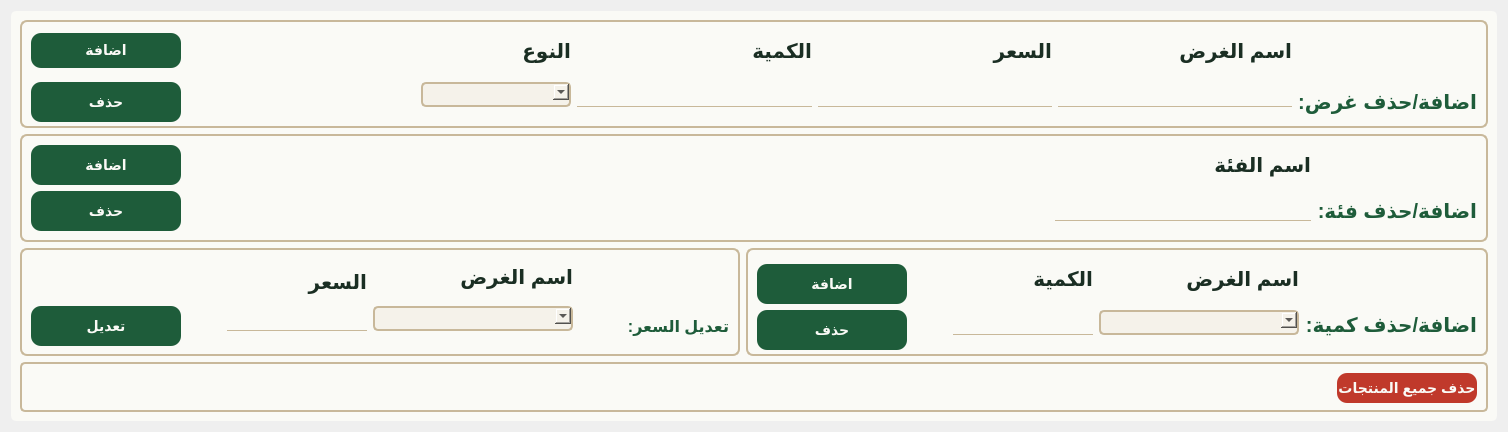
      <widget class="QWidget" name="page_2">
       <layout class="QGridLayout" name="gridLayout_6">
        <item row="0" column="0">
         <widget class="QFrame" name="control_frame">
          <property name="minimumSize"><size><width>0</width><height>230</height></size></property>
          <property name="styleSheet">
           <string notr="true">QFrame{border:1.5px solid #C8B89A;border-radius:5px;}QLabel{font-size:20px;font-weight:bold;color:#1A2E23;}#control_frame{background-color:#FAFAF6;border:none;border-radius:5px;}#OPsearch{font-size:14px;background-color:#1E5C3A;color:#FAFAF6;border-radius:10px;font-weight:bold;padding:2px;}#OPsearch::hover{background-color:#2D7A50;}QComboBox::down-arrow{image:url(:/cashRegisterSystem2/media/arrow-down.png);}QComboBox::hover{background-color:#E8EDE5;border:none;}QComboBox{background:#F5F2EA;border:1.5px solid #C8B89A;border-radius:5px;padding:2px;margin-bottom:5px;}QPushButton::hover{background-color:#2D7A50;}#day_total_income{border:2px solid #C8B89A;border-radius:5px;background-color:#F5F2EA;}QPlainTextEdit,QLineEdit{background:transparent;border:none;border-bottom:1px solid #C8B89A;font-size:15px;color:#1A2E23;}#controllingPrice{border:1.5px solid #C8B89A;border-radius:7px;}#controllingQuantity{border:1.5px solid #C8B89A;border-radius:7px;}#controllingProducts{border:1.5px solid #C8B89A;border-radius:7px;}#controllingCategories{border:1.5px solid #C8B89A;border-radius:7px;}#categoryName{background:transparent;border:none;border-bottom:1px solid #C8B89A;font-size:15px;color:#1A2E23;}QPushButton{font-size:14px;background-color:#1E5C3A;color:#FAFAF6;border-radius:10px;font-weight:bold;padding:1px;}</string>
          </property>
          <property name="frameShape"><enum>QFrame::StyledPanel</enum></property>
          <property name="frameShadow"><enum>QFrame::Raised</enum></property>
          <layout class="QGridLayout" name="gridLayout_52">
           <item row="0" column="1" colspan="2">
            <widget class="QFrame" name="controllingProducts">
             <layout class="QGridLayout" name="gridLayout_55">
              <item row="0" column="2"><widget class="QLabel" name="label_10"><property name="minimumSize"><size><width>150</width><height>40</height></size></property><property name="styleSheet"><string notr="true">border:none;color:#1A2E23;</string></property><property name="text"><string>النوع</string></property></widget></item>
              <item row="0" column="6"><widget class="QLabel" name="label_15"><property name="styleSheet"><string notr="true">border:none;color:#1A2E23;</string></property><property name="text"><string>اسم الغرض</string></property></widget></item>
              <item row="2" column="1"><spacer name="horizontalSpacer_25"><property name="orientation"><enum>Qt::Horizontal</enum></property><property name="sizeHint" stdset="0"><size><width>40</width><height>20</height></size></property></spacer></item>
              <item row="2" column="7"><widget class="QLabel" name="label_16"><property name="minimumSize"><size><width>150</width><height>40</height></size></property><property name="maximumSize"><size><width>16777215</width><height>30</height></size></property><property name="styleSheet"><string notr="true">border:none;color:#1E5C3A;font-weight:bold;</string></property><property name="text"><string>اضافة/حذف غرض:</string></property></widget></item>
              <item row="2" column="2"><widget class="QComboBox" name="item_type_item"><property name="minimumSize"><size><width>0</width><height>30</height></size></property><property name="cursor"><cursorShape>PointingHandCursor</cursorShape></property><property name="currentIndex"><number>-1</number></property></widget></item>
              <item row="0" column="4"><widget class="QLabel" name="label_17"><property name="minimumSize"><size><width>150</width><height>40</height></size></property><property name="styleSheet"><string notr="true">border:none;color:#1A2E23;</string></property><property name="text"><string>السعر</string></property></widget></item>
              <item row="0" column="0"><widget class="QPushButton" name="add_item"><property name="minimumSize"><size><width>100</width><height>23</height></size></property><property name="maximumSize"><size><width>16777215</width><height>35</height></size></property><property name="cursor"><cursorShape>PointingHandCursor</cursorShape></property><property name="text"><string>اضافة</string></property></widget></item>
              <item row="0" column="3"><widget class="QLabel" name="label_18"><property name="minimumSize"><size><width>150</width><height>40</height></size></property><property name="styleSheet"><string notr="true">border:none;color:#1A2E23;</string></property><property name="text"><string>الكمية</string></property></widget></item>
              <item row="2" column="0"><widget class="QPushButton" name="remove_item"><property name="minimumSize"><size><width>150</width><height>40</height></size></property><property name="maximumSize"><size><width>16777215</width><height>30</height></size></property><property name="cursor"><cursorShape>PointingHandCursor</cursorShape></property><property name="text"><string>حذف</string></property></widget></item>
              <item row="2" column="6"><widget class="QLineEdit" name="item_name_item"/></item>
              <item row="2" column="4"><widget class="QLineEdit" name="item_price_item"/></item>
              <item row="2" column="3"><widget class="QLineEdit" name="item_quantity_item"/></item>
             </layout>
            </widget>
           </item>
           <item row="3" column="2">
            <widget class="QFrame" name="controllingQuantity">
             <layout class="QGridLayout" name="gridLayout_54">
              <item row="2" column="3"><widget class="QComboBox" name="item_name_quantity"><property name="minimumSize"><size><width>200</width><height>30</height></size></property><property name="maximumSize"><size><width>1000</width><height>16777215</height></size></property><property name="cursor"><cursorShape>PointingHandCursor</cursorShape></property></widget></item>
              <item row="0" column="0"><widget class="QPushButton" name="add_quantity"><property name="minimumSize"><size><width>150</width><height>40</height></size></property><property name="maximumSize"><size><width>16777215</width><height>30</height></size></property><property name="cursor"><cursorShape>PointingHandCursor</cursorShape></property><property name="text"><string>اضافة</string></property></widget></item>
              <item row="2" column="0"><widget class="QPushButton" name="remove_quantity"><property name="minimumSize"><size><width>150</width><height>40</height></size></property><property name="maximumSize"><size><width>16777215</width><height>30</height></size></property><property name="cursor"><cursorShape>PointingHandCursor</cursorShape></property><property name="text"><string>حذف</string></property></widget></item>
              <item row="2" column="1"><spacer name="horizontalSpacer_24"><property name="orientation"><enum>Qt::Horizontal</enum></property><property name="sizeHint" stdset="0"><size><width>40</width><height>20</height></size></property></spacer></item>
              <item row="0" column="2"><widget class="QLabel" name="label_22"><property name="styleSheet"><string notr="true">border:none;color:#1A2E23;</string></property><property name="text"><string>الكمية</string></property></widget></item>
              <item row="2" column="2"><widget class="QLineEdit" name="item_quantity_quantity"/></item>
              <item row="0" column="3"><widget class="QLabel" name="label_31"><property name="styleSheet"><string notr="true">border:none;color:#1A2E23;</string></property><property name="text"><string>اسم الغرض</string></property></widget></item>
              <item row="2" column="4"><widget class="QLabel" name="label_9"><property name="minimumSize"><size><width>150</width><height>40</height></size></property><property name="styleSheet"><string notr="true">font-size:20px;border:none;color:#1E5C3A;font-weight:bold;</string></property><property name="text"><string>اضافة/حذف كمية:</string></property></widget></item>
             </layout>
            </widget>
           </item>
           <item row="1" column="1" colspan="2">
            <widget class="QFrame" name="controllingCategories">
             <property name="frameShape"><enum>QFrame::StyledPanel</enum></property>
             <property name="frameShadow"><enum>QFrame::Raised</enum></property>
             <layout class="QGridLayout" name="gridLayout_19">
              <item row="0" column="0"><widget class="QPushButton" name="add_category"><property name="minimumSize"><size><width>150</width><height>40</height></size></property><property name="cursor"><cursorShape>PointingHandCursor</cursorShape></property><property name="text"><string>اضافة</string></property></widget></item>
              <item row="1" column="3"><widget class="QLabel" name="label_19"><property name="minimumSize"><size><width>150</width><height>40</height></size></property><property name="styleSheet"><string notr="true">border:none;color:#1E5C3A;font-weight:bold;</string></property><property name="text"><string>اضافة/حذف فئة:</string></property></widget></item>
              <item row="0" column="2"><widget class="QLabel" name="label_32"><property name="styleSheet"><string notr="true">border:none;color:#1A2E23;</string></property><property name="text"><string>اسم الفئة</string></property></widget></item>
              <item row="0" column="1"><spacer name="horizontalSpacer_7"><property name="orientation"><enum>Qt::Horizontal</enum></property><property name="sizeHint" stdset="0"><size><width>40</width><height>20</height></size></property></spacer></item>
              <item row="1" column="2"><widget class="QLineEdit" name="category_name"><property name="minimumSize"><size><width>200</width><height>0</height></size></property><property name="maximumSize"><size><width>256</width><height>16777215</height></size></property></widget></item>
              <item row="1" column="0"><widget class="QPushButton" name="remove_category"><property name="minimumSize"><size><width>150</width><height>40</height></size></property><property name="cursor"><cursorShape>PointingHandCursor</cursorShape></property><property name="text"><string>حذف</string></property></widget></item>
             </layout>
            </widget>
           </item>
           <item row="3" column="1">
            <widget class="QFrame" name="controllingPrice">
             <layout class="QGridLayout" name="gridLayout_53">
              <item row="1" column="5"><widget class="QLabel" name="label_30"><property name="minimumSize"><size><width>0</width><height>30</height></size></property><property name="maximumSize"><size><width>16777215</width><height>200</height></size></property><property name="styleSheet"><string notr="true">border:none;color:#1A2E23;</string></property><property name="text"><string>اسم الغرض</string></property></widget></item>
              <item row="1" column="3"><widget class="QLabel" name="label_29"><property name="minimumSize"><size><width>0</width><height>30</height></size></property><property name="maximumSize"><size><width>16777215</width><height>20</height></size></property><property name="styleSheet"><string notr="true">border:none;color:#1A2E23;</string></property><property name="text"><string>السعر</string></property></widget></item>
              <item row="2" column="5"><widget class="QComboBox" name="item_name_price"><property name="minimumSize"><size><width>200</width><height>30</height></size></property><property name="maximumSize"><size><width>16777215</width><height>30</height></size></property><property name="cursor"><cursorShape>PointingHandCursor</cursorShape></property></widget></item>
              <item row="2" column="1"><spacer name="horizontalSpacer_23"><property name="orientation"><enum>Qt::Horizontal</enum></property><property name="sizeHint" stdset="0"><size><width>40</width><height>20</height></size></property></spacer></item>
              <item row="2" column="6"><widget class="QLabel" name="label_13"><property name="minimumSize"><size><width>150</width><height>40</height></size></property><property name="maximumSize"><size><width>16777215</width><height>30</height></size></property><property name="styleSheet"><string notr="true">font-size:16px;border:none;color:#1E5C3A;font-weight:bold;</string></property><property name="text"><string>تعديل السعر:</string></property></widget></item>
              <item row="2" column="3"><widget class="QLineEdit" name="item_price_price"/></item>
              <item row="2" column="0"><widget class="QPushButton" name="edit_price"><property name="minimumSize"><size><width>150</width><height>40</height></size></property><property name="maximumSize"><size><width>16777215</width><height>30</height></size></property><property name="cursor"><cursorShape>PointingHandCursor</cursorShape></property><property name="text"><string>تعديل</string></property></widget></item>
             </layout>
            </widget>
           </item>
           <item row="4" column="1" colspan="2">
            <widget class="QFrame" name="critical_options">
             <property name="maximumSize"><size><width>16777215</width><height>50</height></size></property>
             <property name="frameShape"><enum>QFrame::StyledPanel</enum></property>
             <property name="frameShadow"><enum>QFrame::Raised</enum></property>
             <layout class="QHBoxLayout" name="horizontalLayout_2">
              <item><spacer name="horizontalSpacer_6"><property name="orientation"><enum>Qt::Horizontal</enum></property><property name="sizeHint" stdset="0"><size><width>1153</width><height>20</height></size></property></spacer></item>
              <item><widget class="QPushButton" name="delete_all_products"><property name="minimumSize"><size><width>130</width><height>30</height></size></property><property name="cursor"><cursorShape>PointingHandCursor</cursorShape></property><property name="styleSheet"><string notr="true">QPushButton{background-color:#C0392B;color:#FAFAF6;}QPushButton:hover{background-color:#E74C3C;}</string></property><property name="text"><string>حذف جميع المنتجات</string></property></widget></item>
             </layout>
            </widget>
           </item>
          </layout>
         </widget>
        </item>
       </layout>
      </widget>
